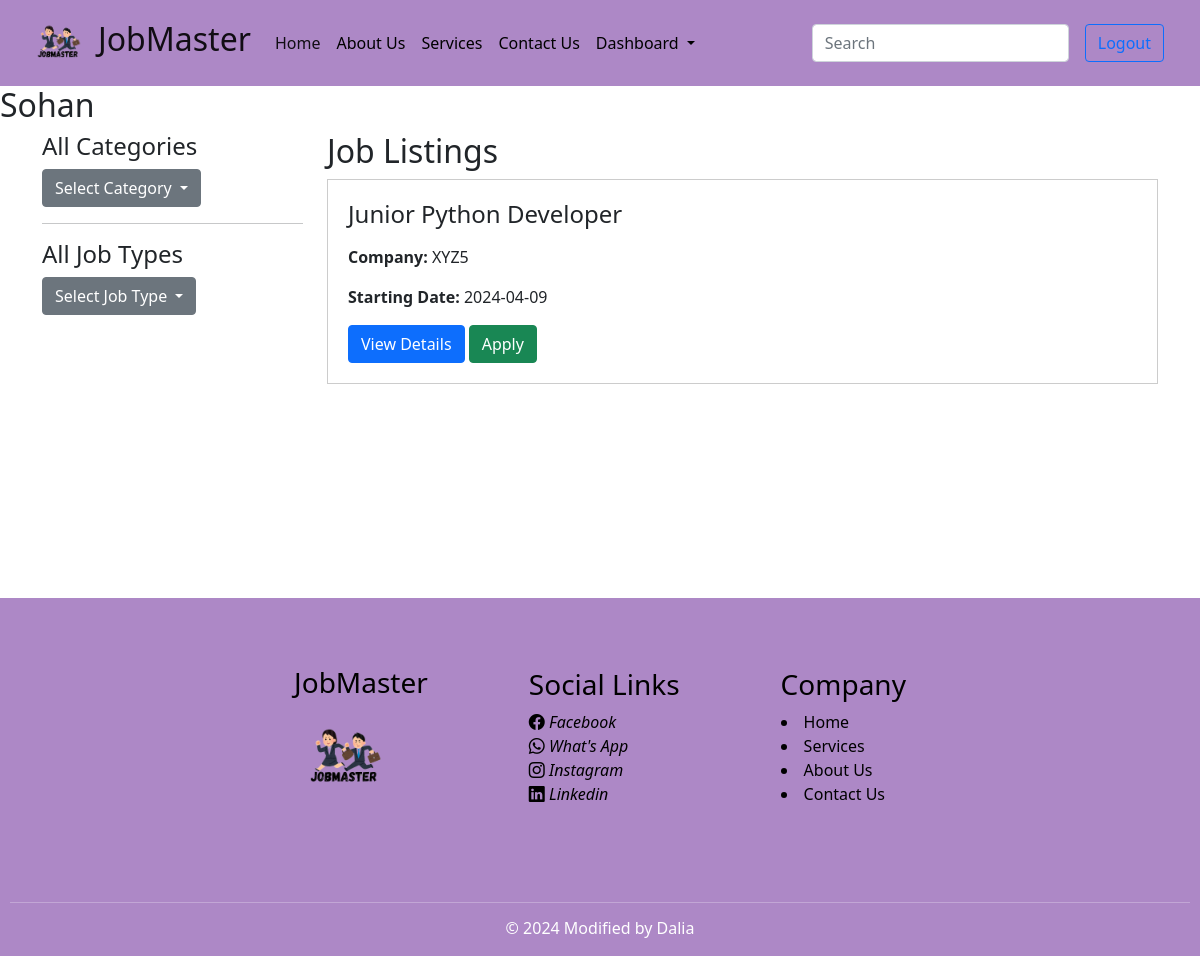
The page / (signed in) on the database its author committed.
### job/models.py (models this page shows, shortened)
class JobDetails(models.Model):
    title = models.CharField(max_length=100)
    user = models.ForeignKey(User, on_delete = models.CASCADE)
    company_name = models.CharField(max_length=100)
    work_type = models.ManyToManyField(JobType)
    category = models.ManyToManyField(Category)
    starting_date = models.CharField(max_length=100)
    salary = models.DecimalField(max_digits=12, decimal_places=2)
    experience = models.CharField(max_length=50)
    deadline = models.DateField()
    post_date = models.DateField(auto_now_add=True)
    applicants = models.IntegerField(default=0)
    job_about = models.TextField()
    skills = models.ManyToManyField(Skill)
    other_req = models.TextField()
    vacancy = models.IntegerField()

### JobMaster/views.py (the view)
# urls.py: 2. Add a URL to urlpatterns:  path('', Home.as_view(), name='home')
def Home(request, category_slug=None, job_type_slug=None):
    jobs = JobDetails.objects.all()
    if category_slug is not None:
        category = Category.objects.get(slug=category_slug)
        jobs = jobs.filter(category=category)
    if job_type_slug is not None:
        job_type = JobType.objects.get(slug=job_type_slug)
        jobs = jobs.filter(work_type=job_type)
    categories = Category.objects.all()
    job_types = JobType.objects.all()
    return render(request, 'home.html', {'jobs': jobs, 'categories': categories, 'job_types': job_types})

### templates/home.html (shortened to what this page needs)
{% extends 'base.html' %}
{%load static%}
{%block content%}
<main>
<div class="container">
    <div class="row">
        <div class="col-md-3">
            <div class="sidebar">
                <h4>All Categories</h4>
                <div class="dropdown">
                    <button class="btn btn-secondary dropdown-toggle" type="button" id="categoryDropdown" data-toggle="dropdown" aria-haspopup="true" aria-expanded="false">
                        Select Category
                    </button>
                </div>
                <hr>
                <h4>All Job Types</h4>
                <div class="dropdown">
                    <button class="btn btn-secondary dropdown-toggle" type="button" id="jobTypeDropdown" data-toggle="dropdown" aria-haspopup="true" aria-expanded="false">
                        Select Job Type
                    </button>
                </div>
            </div>
        </div>
        <div class="col-md-9">
            <div class="job-listings">
                <h2>Job Listings</h2>
                <div class="job-listings-scrollable">
                    {% for job in jobs %}
                    <div class="job-card">
                        <h4>{{ job.title }}</h4>
                        <p><strong>Company:</strong> {{ job.company_name }}</p>
                        <p><strong>Starting Date:</strong> {{ job.starting_date }}</p>
                        <div class="job-buttons">
                            <a class="btn btn-primary btn-details" href='{% url 'job_details' job.id%}'>View Details</a>
                            {% if user.is_authenticated %}
                            <a class="btn btn-success btn-apply" href="{% url 'apply' job.id %}">Apply</a>
                            {% endif %}
                        </div>
                    </div>
                    {% endfor %}
                </div>
            </div>
        </div>
    </div>
</div>
</main>
{%endblock%}

### templates/base.html (shortened to what this page needs)
{% load static %}
<!DOCTYPE html>
<html lang="en">
  <head>
    <link
      href="https://cdn.jsdelivr.net/npm/bootstrap@5.0.2/dist/css/bootstrap.min.css"
      rel="stylesheet"
    />
    <link href="https://cdn.jsdelivr.net/npm/swiffy-slider@1.6.0/dist/css/swiffy-slider.min.css" rel="stylesheet">
    <link href="https://cdn.jsdelivr.net/npm/bootstrap@5.0.2/dist/css/bootstrap.min.css" rel="stylesheet">
    <link rel="stylesheet" href="https://cdn.jsdelivr.net/npm/bootstrap-icons@1.5.0/font/bootstrap-icons.css">
    <link rel="stylesheet" href="https://cdn.jsdelivr.net/npm/bootstrap-icons@1.3.0/font/bootstrap-icons.css">
    <link rel="stylesheet" href="https://cdnjs.cloudflare.com/ajax/libs/font-awesome/5.15.3/css/all.min.css">
    <link href="https://cdn.jsdelivr.net/npm/swiffy-slider@1.6.0/dist/css/swiffy-slider.min.css" rel="stylesheet">
    <link rel="stylesheet" href="https://cdn.jsdelivr.net/npm/aos@2.3.4/dist/aos.css" />
    <link rel="stylesheet" href="https://stackpath.bootstrapcdn.com/bootstrap/4.5.2/css/bootstrap.min.css">
    <link rel="stylesheet" href="{% static 'style.css'%}">
    <link rel="stylesheet" href="https://maxcdn.bootstrapcdn.com/bootstrap/4.5.2/css/bootstrap.min.css">
    <link href="https://maxcdn.bootstrapcdn.com/bootstrap/5.1.3/css/bootstrap.min.css" rel="stylesheet">
  </head>
  <body>
    <nav class="navbar navbar-expand-lg navbar-light" style="background-color: #AD88C6;">
      <div class="container-fluid">
        <a class="navbar-brand" href='{% url 'home'%}'>
    <div style="display: flex; align-items: center;">
        <img src="{% static 'logo.png'%}" alt="" class="logo" style="width: 60px; height: 60px; margin-right: 10px;">
        <h2>JobMaster</h2>
    </div>
</a>
        <div class="collapse navbar-collapse" id="navbarSupportedContent">
          <ul class="navbar-nav me-auto mb-2 mb-lg-0">
            <li class="nav-item">
              <a class="nav-link active" aria-current="page" href='{%url 'home'%}'>Home</a>
            </li>
            <li class="nav-item">
              <a class="nav-link" href="{% url 'about' %}">About Us</a>
            </li>
            <li class="nav-item">
              <a class="nav-link" href="{%url 'services'%}">Services</a>
            </li>
            <li class="nav-item">
              <a class="nav-link" href="{%url 'contact_us'%}">Contact Us</a>
            </li>
            {%if request.user.is_authenticated%}
            <li class="nav-item dropdown">
              <a
                class="nav-link dropdown-toggle"
                href="#"
                id="navbarDropdown"
                role="button"
                data-bs-toggle="dropdown"
                aria-expanded="false"
              >
                Dashboard
              </a>
            </li>
            {%endif%}
          </ul>
          <form class="d-flex">
            <input
              class="form-control me-2"
              type="search"
              placeholder="Search"
              aria-label="Search"
            />
            {%if request.user.is_authenticated %}
            <a class="btn btn-outline-primary mx-2" type="submit" href='{% url 'user_logout'%}'>
              Logout
            </a>
            {%endif %}
          </form>
        </div>
      </div>
    </nav>
    {%if request.user.is_authenticated%}
    <div>
      <h2>{{request.user.first_name}}</h2>
    </div>
    {%endif %}
    {%block content%} {%endblock%}
    <footer>
      <div class="footer mt-3" style = 'background-color: #AD88C6; color: black'>
        <div class="company-name m-5"><h3>JobMaster</h3>
                <img src="{% static 'logo.png'%}" alt="" class="logo" style="width: 100px; height: 100px; margin-right: 10px;"></div>
        <div class="social-link m-5">
          <h3>Social Links</h3>
          <a href="https://www.facebook.com" style="text-decoration: none; color: inherit;">
            <i class="bi bi-facebook"> Facebook</i>
          </a>
          <br>
          <a href="https://wa.me/your_whatsapp_number" style="text-decoration: none; color: inherit;">
            <i class="bi bi-whatsapp"> What's App</i>
          </a>
          <br>
          <a href="https://www.instagram.com" style="text-decoration: none; color: inherit;">
            <i class="bi bi-instagram"> Instagram</i>
          </a>
          <br>
          <a href="https://www.linkedin.com" style="text-decoration: none; color: inherit;">
            <i class="bi bi-linkedin"> Linkedin</i>
          </a>
        </div>
        <div class="company m-5">
          <h3>Company</h3>
          <li><a href="{%url 'home'%}" style="text-decoration: none; color: inherit;">Home</a></li>
          <li><a href="{%url 'services'%}" style="text-decoration: none; color: inherit;">Services</a></li>
          <li><a href="{%url 'about'%}" style="text-decoration: none; color: inherit;">About Us</a></li>
          <li><a href="{%url 'contact_us'%}" style="text-decoration: none; color: inherit;">Contact Us</a></li>
        </div>
      </div>
      <div class="owner text-center" style = 'background-color: #AD88C6'>
        <hr>
        <h6>© {% now "Y" %} Modified by Dalia</h6>
      </div>
    </footer>
  </body>
</html>

### static/style.css (style rules this page uses)
.footer { background-color: #AD88C6; color: black; display: flex; justify-content: center; align-items: center; gap: 5px; padding: 20px 0; }
.owner { background-color: #343a40; color: white; text-align: center; padding: 10px; }
body, h1, h2, h3, p, ul, li { margin: 0; padding: 0; }
body { font-family: "Roboto Slab", serif; line-height: 1.6; color: #333; background-color: #FFE6E6; margin: 0; padding: 0; }
main { flex: 1; min-height: 450px; }
footer { margin-top: auto; }
.navbar-nav li.nav-item a.nav-link { text-decoration: none; color: #000; }
.navbar-nav li.nav-item a.nav-link { transition: color 0.3s ease, text-decoration 0.3s ease; }
.job-listings-scrollable { max-height: 500px; overflow-y: auto; }
.job-card { border: 1px solid #ccc; padding: 20px; margin-bottom: 20px; }
.job-buttons { margin-top: 10px; }
button { color: #9e69b6; }
.logo { height: 50px; width: 50px; }

### rows shown on the page
JobDetails: title "Junior Python Developer", company_name "XYZ5", starting_date "2024-04-09"

### other values the page prints
{{ request.user.first_name }} "Sohan"
